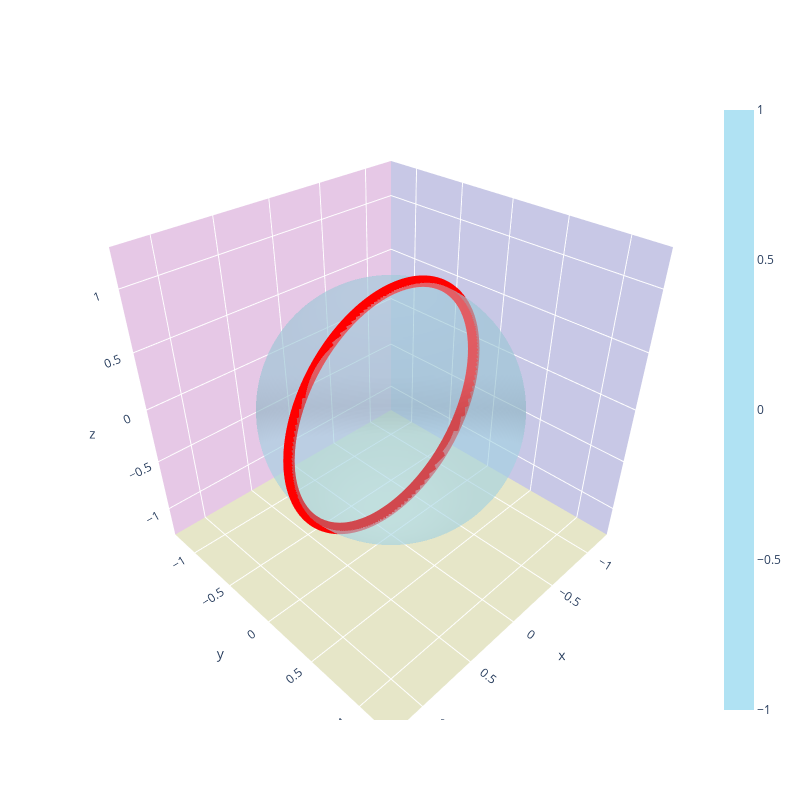

Write notebook code for a chart like this one.
### Code cell
u = np.linspace(0, 2 * np.pi, 100)
v = np.linspace(0, np.pi, 100)

x = np.outer(np.cos(u), np.sin(v))
y = np.outer(np.sin(u), np.sin(v))
z = np.outer(np.ones(np.size(u)), np.cos(v))

fig = go.Figure(data=[go.Surface(x=x, y=y, z=z,
                                 opacity=0.4,
                                 colorscale=[[0, 'rgb(176, 226, 243)'], [
                                     1, 'rgb(176, 226, 243)']],
                                 colorbar=dict(
                                 ),
                                 )])


fig.add_trace(
    go.Scatter3d(
        x=ndCoo[:, 0],
        y=ndCoo[:, 1],
        z=ndCoo[:, 2],
        mode='markers',
        marker=dict(color='red', size=4,)
    )
)


fig.update_layout(
    scene=dict(
        xaxis=dict(
            range=[-1.3, 1.3],
            dtick=0.5,
            showbackground=True,
            backgroundcolor="rgb(200, 200, 230)",
        ),
        yaxis=dict(
            range=[-1.3, 1.3],
            dtick=0.5,
            showbackground=True,
            backgroundcolor="rgb(230, 200, 230)",
        ),
        zaxis=dict(
            range=[-1.3, 1.3],
            dtick=0.5,
            showbackground=True,
            backgroundcolor="rgb(230, 230, 200)",
        ),
    ),
    scene_aspectmode='cube',
    width=800,
    height=800,
)

fig.show()

### Figure 1 — Plotly figure (JSON) as saved in the notebook; plotly's stock layout.template omitted (floating-point values rounded to 4 significant figures; data arrays with more than 128 entries replaced by an {"elided": "..."} marker saying what was removed)
{"data": [{"colorscale": [[0, "rgb(176, 226, 243)"], [1, "rgb(176, 226, 243)"]], "opacity": 0.4, "type": "surface", "x": {"elided": "100x100 float values"}, "y": {"elided": "100x100 float values"}, "z": {"elided": "100x100 float values"}}, {"marker": {"color": "red", "size": 4}, "mode": "markers", "type": "scatter3d", "x": {"elided": "5001 float values"}, "y": {"elided": "5001 float values"}, "z": {"elided": "5001 float values"}}], "layout": {"height": 800, "scene": {"aspectmode": "cube", "xaxis": {"backgroundcolor": "rgb(200, 200, 230)", "dtick": 0.5, "range": [-1.3, 1.3], "showbackground": true}, "yaxis": {"backgroundcolor": "rgb(230, 200, 230)", "dtick": 0.5, "range": [-1.3, 1.3], "showbackground": true}, "zaxis": {"backgroundcolor": "rgb(230, 230, 200)", "dtick": 0.5, "range": [-1.3, 1.3], "showbackground": true}}, "width": 800}}
